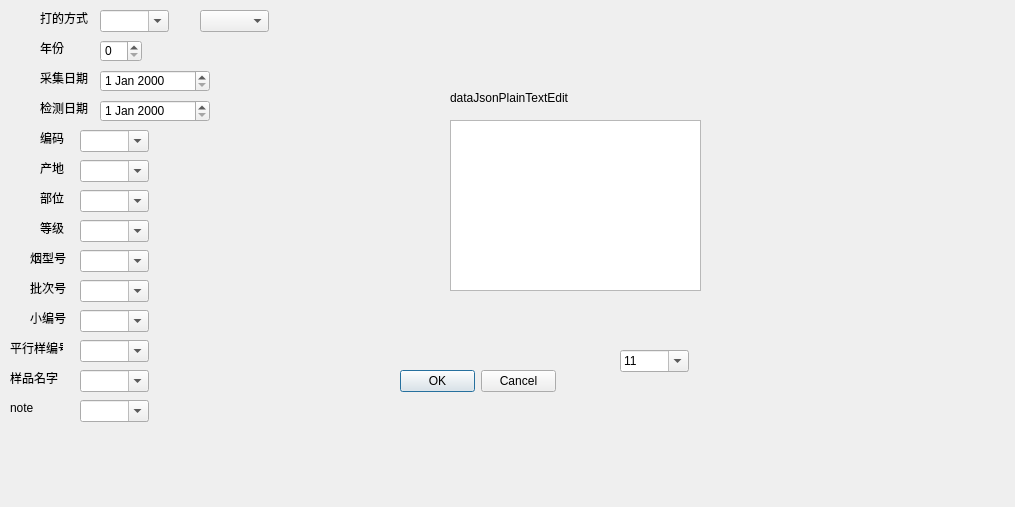
<?xml version="1.0" encoding="UTF-8"?>
<ui version="4.0">
 <class>SingleMaterialEditDialog</class>
 <widget class="QDialog" name="SingleMaterialEditDialog">
  <property name="geometry">
   <rect>
    <x>0</x>
    <y>0</y>
    <width>1015</width>
    <height>507</height>
   </rect>
  </property>
  <property name="windowTitle">
   <string>Dialog</string>
  </property>
  <widget class="QComboBox" name="typeComboBox">
   <property name="geometry">
    <rect>
     <x>100</x>
     <y>10</y>
     <width>69</width>
     <height>22</height>
    </rect>
   </property>
   <property name="editable">
    <bool>true</bool>
   </property>
  </widget>
  <widget class="QSpinBox" name="yearSpinBox">
   <property name="geometry">
    <rect>
     <x>100</x>
     <y>40</y>
     <width>42</width>
     <height>22</height>
    </rect>
   </property>
  </widget>
  <widget class="QDateEdit" name="collectDateEdit">
   <property name="geometry">
    <rect>
     <x>100</x>
     <y>70</y>
     <width>110</width>
     <height>22</height>
    </rect>
   </property>
  </widget>
  <widget class="QDateEdit" name="detectDateEdit">
   <property name="geometry">
    <rect>
     <x>100</x>
     <y>100</y>
     <width>110</width>
     <height>22</height>
    </rect>
   </property>
  </widget>
  <widget class="QDialogButtonBox" name="buttonBox">
   <property name="geometry">
    <rect>
     <x>400</x>
     <y>370</y>
     <width>156</width>
     <height>23</height>
    </rect>
   </property>
   <property name="standardButtons">
    <set>QDialogButtonBox::Cancel|QDialogButtonBox::Ok</set>
   </property>
  </widget>
  <widget class="QPlainTextEdit" name="dataJsonPlainTextEdit">
   <property name="geometry">
    <rect>
     <x>450</x>
     <y>120</y>
     <width>251</width>
     <height>171</height>
    </rect>
   </property>
  </widget>
  <widget class="QLabel" name="label_2">
   <property name="geometry">
    <rect>
     <x>40</x>
     <y>10</y>
     <width>53</width>
     <height>15</height>
    </rect>
   </property>
   <property name="text">
    <string>打的方式</string>
   </property>
  </widget>
  <widget class="QLabel" name="label_3">
   <property name="geometry">
    <rect>
     <x>40</x>
     <y>40</y>
     <width>53</width>
     <height>15</height>
    </rect>
   </property>
   <property name="text">
    <string>年份</string>
   </property>
  </widget>
  <widget class="QLabel" name="label_4">
   <property name="geometry">
    <rect>
     <x>40</x>
     <y>100</y>
     <width>53</width>
     <height>15</height>
    </rect>
   </property>
   <property name="text">
    <string>检测日期</string>
   </property>
  </widget>
  <widget class="QLabel" name="label_5">
   <property name="geometry">
    <rect>
     <x>40</x>
     <y>70</y>
     <width>53</width>
     <height>15</height>
    </rect>
   </property>
   <property name="text">
    <string>采集日期</string>
   </property>
  </widget>
  <widget class="QLabel" name="label_6">
   <property name="geometry">
    <rect>
     <x>40</x>
     <y>130</y>
     <width>53</width>
     <height>15</height>
    </rect>
   </property>
   <property name="text">
    <string>编码</string>
   </property>
  </widget>
  <widget class="QLabel" name="label_7">
   <property name="geometry">
    <rect>
     <x>40</x>
     <y>160</y>
     <width>53</width>
     <height>15</height>
    </rect>
   </property>
   <property name="text">
    <string>产地</string>
   </property>
  </widget>
  <widget class="QLabel" name="label_8">
   <property name="geometry">
    <rect>
     <x>40</x>
     <y>220</y>
     <width>53</width>
     <height>15</height>
    </rect>
   </property>
   <property name="text">
    <string>等级</string>
   </property>
  </widget>
  <widget class="QLabel" name="label_9">
   <property name="geometry">
    <rect>
     <x>40</x>
     <y>190</y>
     <width>53</width>
     <height>15</height>
    </rect>
   </property>
   <property name="text">
    <string>部位</string>
   </property>
  </widget>
  <widget class="QLabel" name="label_10">
   <property name="geometry">
    <rect>
     <x>450</x>
     <y>90</y>
     <width>161</width>
     <height>16</height>
    </rect>
   </property>
   <property name="text">
    <string>dataJsonPlainTextEdit</string>
   </property>
  </widget>
  <widget class="QComboBox" name="comboBox">
   <property name="geometry">
    <rect>
     <x>620</x>
     <y>350</y>
     <width>69</width>
     <height>22</height>
    </rect>
   </property>
   <property name="editable">
    <bool>true</bool>
   </property>
   <item>
    <property name="text">
     <string>11</string>
    </property>
   </item>
   <item>
    <property name="text">
     <string>22</string>
    </property>
   </item>
   <item>
    <property name="text">
     <string>33</string>
    </property>
   </item>
  </widget>
  <widget class="QComboBox" name="codeComboBox">
   <property name="geometry">
    <rect>
     <x>80</x>
     <y>130</y>
     <width>69</width>
     <height>22</height>
    </rect>
   </property>
   <property name="editable">
    <bool>true</bool>
   </property>
  </widget>
  <widget class="QComboBox" name="originComboBox">
   <property name="geometry">
    <rect>
     <x>80</x>
     <y>160</y>
     <width>69</width>
     <height>22</height>
    </rect>
   </property>
   <property name="editable">
    <bool>true</bool>
   </property>
  </widget>
  <widget class="QComboBox" name="partComboBox">
   <property name="geometry">
    <rect>
     <x>80</x>
     <y>190</y>
     <width>69</width>
     <height>22</height>
    </rect>
   </property>
   <property name="editable">
    <bool>true</bool>
   </property>
  </widget>
  <widget class="QComboBox" name="gradeComboBox">
   <property name="geometry">
    <rect>
     <x>80</x>
     <y>220</y>
     <width>69</width>
     <height>22</height>
    </rect>
   </property>
   <property name="editable">
    <bool>true</bool>
   </property>
  </widget>
  <widget class="QComboBox" name="typeComboBox_2">
   <property name="geometry">
    <rect>
     <x>200</x>
     <y>10</y>
     <width>69</width>
     <height>22</height>
    </rect>
   </property>
  </widget>
  <widget class="QLabel" name="label_11">
   <property name="geometry">
    <rect>
     <x>30</x>
     <y>250</y>
     <width>53</width>
     <height>15</height>
    </rect>
   </property>
   <property name="text">
    <string>烟型号</string>
   </property>
  </widget>
  <widget class="QComboBox" name="parallelNoComboBox">
   <property name="geometry">
    <rect>
     <x>80</x>
     <y>340</y>
     <width>69</width>
     <height>22</height>
    </rect>
   </property>
   <property name="editable">
    <bool>true</bool>
   </property>
  </widget>
  <widget class="QLabel" name="label_12">
   <property name="geometry">
    <rect>
     <x>30</x>
     <y>310</y>
     <width>53</width>
     <height>15</height>
    </rect>
   </property>
   <property name="text">
    <string>小编号</string>
   </property>
  </widget>
  <widget class="QLabel" name="label_13">
   <property name="geometry">
    <rect>
     <x>30</x>
     <y>280</y>
     <width>53</width>
     <height>15</height>
    </rect>
   </property>
   <property name="text">
    <string>批次号</string>
   </property>
  </widget>
  <widget class="QComboBox" name="batchCodeComboBox">
   <property name="geometry">
    <rect>
     <x>80</x>
     <y>280</y>
     <width>69</width>
     <height>22</height>
    </rect>
   </property>
   <property name="editable">
    <bool>true</bool>
   </property>
  </widget>
  <widget class="QComboBox" name="shortCodeComboBox">
   <property name="geometry">
    <rect>
     <x>80</x>
     <y>310</y>
     <width>69</width>
     <height>22</height>
    </rect>
   </property>
   <property name="editable">
    <bool>true</bool>
   </property>
  </widget>
  <widget class="QComboBox" name="projectNameComboBox">
   <property name="geometry">
    <rect>
     <x>80</x>
     <y>250</y>
     <width>69</width>
     <height>22</height>
    </rect>
   </property>
   <property name="editable">
    <bool>true</bool>
   </property>
  </widget>
  <widget class="QLabel" name="label_14">
   <property name="geometry">
    <rect>
     <x>10</x>
     <y>340</y>
     <width>53</width>
     <height>15</height>
    </rect>
   </property>
   <property name="text">
    <string>平行样编号</string>
   </property>
  </widget>
  <widget class="QComboBox" name="sampleNameComboBox">
   <property name="geometry">
    <rect>
     <x>80</x>
     <y>370</y>
     <width>69</width>
     <height>22</height>
    </rect>
   </property>
   <property name="editable">
    <bool>true</bool>
   </property>
  </widget>
  <widget class="QLabel" name="label_15">
   <property name="geometry">
    <rect>
     <x>10</x>
     <y>370</y>
     <width>53</width>
     <height>15</height>
    </rect>
   </property>
   <property name="text">
    <string>样品名字</string>
   </property>
  </widget>
  <widget class="QComboBox" name="noteComboBox">
   <property name="geometry">
    <rect>
     <x>80</x>
     <y>400</y>
     <width>69</width>
     <height>22</height>
    </rect>
   </property>
   <property name="editable">
    <bool>true</bool>
   </property>
  </widget>
  <widget class="QLabel" name="label_16">
   <property name="geometry">
    <rect>
     <x>10</x>
     <y>400</y>
     <width>53</width>
     <height>15</height>
    </rect>
   </property>
   <property name="text">
    <string>note</string>
   </property>
  </widget>
 </widget>
 <resources/>
 <connections/>
</ui>
